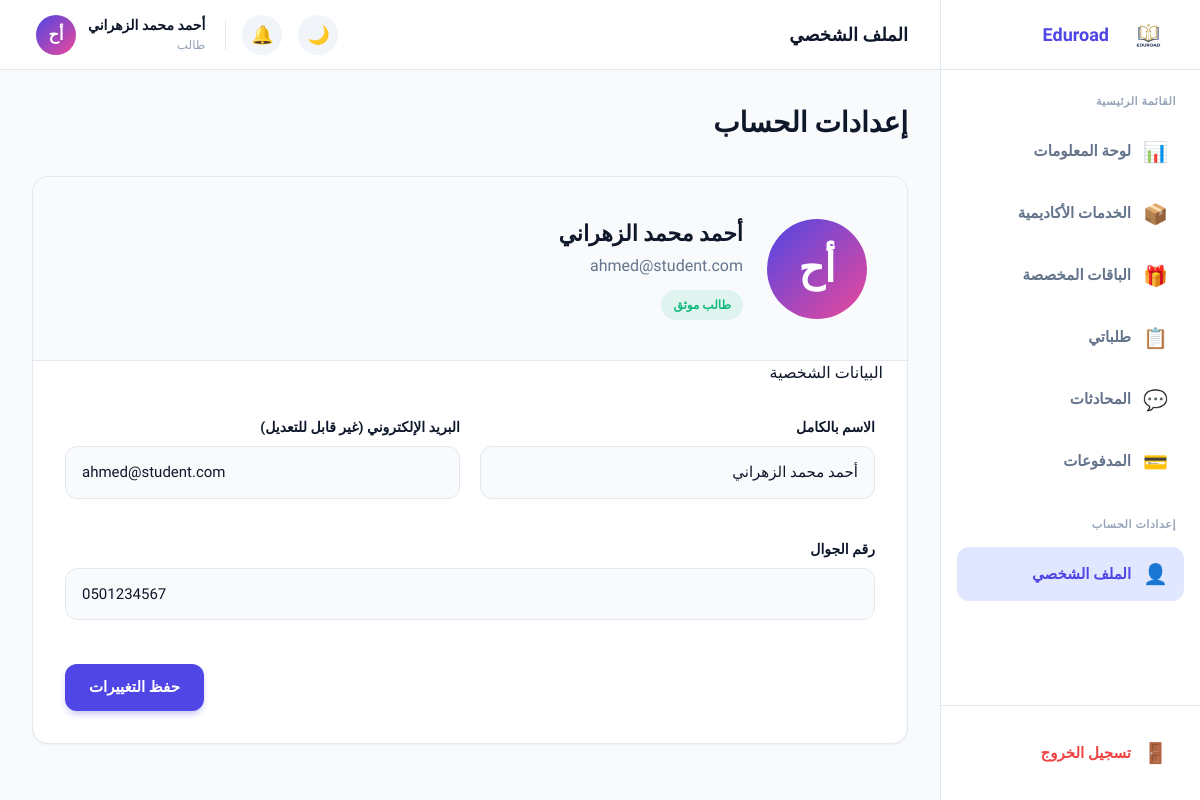
/student/profile.php (signed in), run on the app's committed database.
### tables this page shows
CREATE TABLE IF NOT EXISTS `users` (
  `id`               INT UNSIGNED NOT NULL AUTO_INCREMENT,
  `name`             VARCHAR(100) NOT NULL,
  `email`            VARCHAR(150) NOT NULL UNIQUE,
  `password`         VARCHAR(255) NOT NULL,
  `phone`            VARCHAR(20) DEFAULT NULL,
  `role`             ENUM('student','admin') NOT NULL DEFAULT 'student',
  `status`           ENUM('active','suspended','inactive') NOT NULL DEFAULT 'active',
  `avatar_initials`  VARCHAR(4) DEFAULT NULL COMMENT 'First 2 letters of name for avatar',
  `created_at`       DATETIME NOT NULL DEFAULT CURRENT_TIMESTAMP,
  `updated_at`       DATETIME NOT NULL DEFAULT CURRENT_TIMESTAMP ON UPDATE CURRENT_TIMESTAMP,
  PRIMARY KEY (`id`),
  INDEX `idx_email` (`email`),
  INDEX `idx_role`  (`role`),
  INDEX `idx_status`(`status`)
);

### config/functions.php (called while the page is built, shortened)
<?php
function e(mixed $value): string {
    return htmlspecialchars((string)($value ?? ''), ENT_QUOTES, 'UTF-8');
}

### config/auth.php (called while the page is built, shortened)
<?php
function currentUser(): ?array {
    return [
        'id'     => $_SESSION['user_id'],
        'name'   => $_SESSION['user_name'],
        'email'  => $_SESSION['user_email'],
        'role'   => $_SESSION['user_role'],
        'avatar' => $_SESSION['user_avatar'],
    ];
}

### student/profile.php (the view, shortened to what this page needs)
<?php
require_once __DIR__ . '/../config/auth.php';
require_once __DIR__ . '/../config/functions.php';
$user = currentUser();
$db = db();
$stmt = $db->prepare('SELECT * FROM users WHERE id = ? LIMIT 1');
$stmt->execute([$user['id']]);
$userData = $stmt->fetch();
?>
<?php
$pageTitle  = 'الملف الشخصي';
$activePage = 'profile';
require __DIR__ . '/partials/head.php';
require __DIR__ . '/partials/sidebar.php';
?>
      <div style="max-width:900px;margin:0 auto">
        <h1 class="h1" style="margin-bottom:32px">إعدادات الحساب</h1>
        <div class="card" style="padding:0;overflow:hidden">
          <div style="padding:40px;background:var(--bg-body);border-bottom:1px solid var(--border-color);display:flex;align-items:center;gap:24px">
            <div style="width:100px;height:100px;border-radius:50%;background:linear-gradient(135deg, var(--primary), var(--secondary));color:white;display:flex;align-items:center;justify-content:center;font-size:40px;font-weight:800;position:relative">
              <span><?= e($user['avatar']) ?></span>
            </div>
            <div>
              <h2 class="h2" style="margin-bottom:4px"><?= e($userData['name']) ?></h2>
              <div style="color:var(--text-secondary);margin-bottom:12px"><?= e($userData['email']) ?></div>
              <span class="status-badge status-completed">طالب موثق</span>
            </div>
          </div>
          <div class="profile-tabs" style="padding:0 24px;margin-bottom:0">
            <div class="p-tab active">البيانات الشخصية</div>
          </div>
          <div style="padding:32px">
            <form method="POST" action="profile.php">
              <div style="display:grid;grid-template-columns:1fr 1fr;gap:20px;margin-bottom:24px">
                <div class="form-group">
                  <label class="form-label">الاسم بالكامل</label>
                  <input type="text" name="name" class="form-input" value="<?= e($userData['name']) ?>" required>
                </div>
                <div class="form-group">
                  <label class="form-label">البريد الإلكتروني (غير قابل للتعديل)</label>
                  <input type="email" class="form-input" value="<?= e($userData['email']) ?>" dir="ltr" readonly style="background:var(--bg-body);cursor:not-allowed">
                </div>
                <div class="form-group" style="grid-column:1/-1">
                  <label class="form-label">رقم الجوال</label>
                  <input type="tel" name="phone" class="form-input" value="<?= e($userData['phone']) ?>" dir="ltr">
                </div>
              </div>
              <div style="display:flex;justify-content:flex-end">
                <button type="submit" class="btn btn-primary">حفظ التغييرات</button>
              </div>
            </form>
          </div>
        </div>
      </div>
<?php require __DIR__ . '/partials/footer.php'; ?>

### student/partials/sidebar.php (shortened to what this page needs)
<?php
$_navItems = [
    ['key' => 'dashboard', 'href' => 'student-dashboard.php', 'icon' => '📊', 'label' => 'لوحة المعلومات'],
    ['key' => 'services',  'href' => 'services.php',          'icon' => '📦', 'label' => 'الخدمات الأكاديمية'],
    ['key' => 'packages',  'href' => 'packages.php',          'icon' => '🎁', 'label' => 'الباقات المخصصة'],
    ['key' => 'orders',    'href' => 'orders.php',            'icon' => '📋', 'label' => 'طلباتي'],
    ['key' => 'chat',      'href' => 'chat.php',              'icon' => '💬', 'label' => 'المحادثات'],
    ['key' => 'payments',  'href' => 'payments.php',          'icon' => '💳', 'label' => 'المدفوعات'],
];
?>
<div class="app-container">
  <aside class="sidebar" id="sidebar">
    <div class="sidebar-header">
      <img class="logo-icon" src="../image/eduroad_logo.png" alt="Eduroad" style="height:30px;width:auto;object-fit:contain;flex-shrink:0" />
      <div class="logo-text">Eduroad</div>
    </div>
    <nav class="sidebar-nav">
      <div class="nav-section-label">القائمة الرئيسية</div>
      <?php foreach ($_navItems as $_item): ?>
        <a href="<?= $_item['href'] ?>"
           class="nav-item<?= ($activePage === $_item['key']) ? ' active' : '' ?>"
           id="nav-<?= $_item['key'] ?>">
          <span class="nav-icon"><?= $_item['icon'] ?></span>
          <span class="nav-label"><?= $_item['label'] ?></span>
        </a>
      <?php endforeach; ?>
      <div class="nav-section-label" style="margin-top:20px">إعدادات الحساب</div>
      <a href="profile.php"
         class="nav-item<?= ($activePage === 'profile') ? ' active' : '' ?>"
         id="nav-profile">
        <span class="nav-icon">👤</span>
        <span class="nav-label">الملف الشخصي</span>
      </a>
    </nav>
    <div class="sidebar-footer">
      <a href="../logout.php" class="nav-item nav-item--danger" id="nav-logout">
        <span class="nav-icon">🚪</span>
        <span class="nav-label">تسجيل الخروج</span>
      </a>
    </div>
  </aside>
  <main class="main-area">
    <header class="top-navbar">
      <div class="navbar-start">
        <div class="h3"><?= e($pageTitle) ?></div>
      </div>
      <div class="navbar-actions">
        <button class="icon-btn dark-toggle" aria-label="تبديل المظهر" id="darkToggle">🌙</button>
        <button class="icon-btn" aria-label="الإشعارات" id="notifBtn">
          🔔
        </button>
        <a href="profile.php" class="user-profile">
          <div class="user-info">
            <span class="user-name"><?= e($user['name']) ?></span>
            <span class="user-role">طالب</span>
          </div>
          <div class="user-avatar"><?= e($user['avatar'] ?? mb_substr($user['name'], 0, 1, 'UTF-8')) ?></div>
        </a>
      </div>
    </header>
    <div class="content-wrap">

### data on the page
users: name "أحمد محمد الزهراني", avatar_initials "أح", email "ahmed@student.com", phone "0501234567"

### other printed values
$_item['icon'] "📊"
$_item['label'] "لوحة المعلومات"
$_item['icon'] "📦"
$_item['label'] "الخدمات الأكاديمية"
$_item['icon'] "🎁"
$_item['label'] "الباقات المخصصة"
$_item['icon'] "📋"
$_item['label'] "طلباتي"
$_item['icon'] "💬"
$_item['label'] "المحادثات"
$_item['icon'] "💳"
$_item['label'] "المدفوعات"
$pageTitle "الملف الشخصي"
